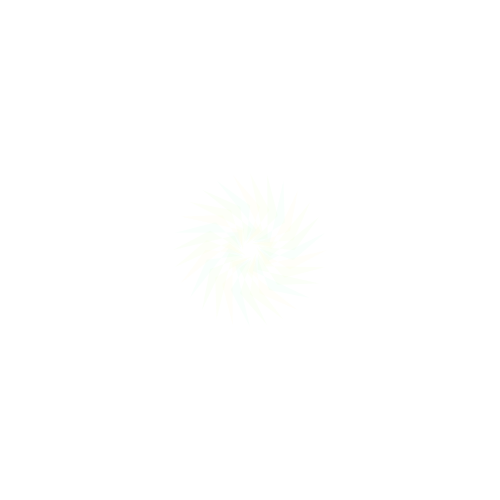
Frame 1 (no input)
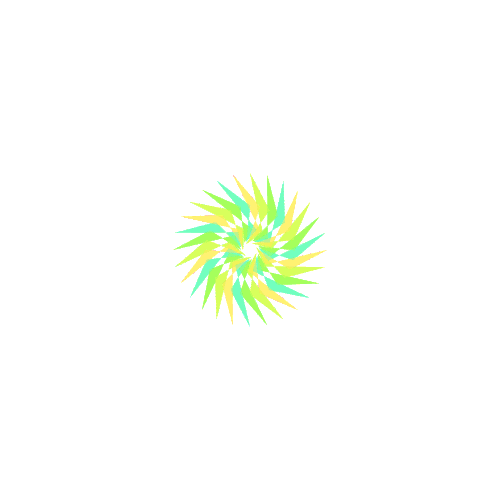
Frame 60 (the mouse pressed at the canvas centre just before this capture)
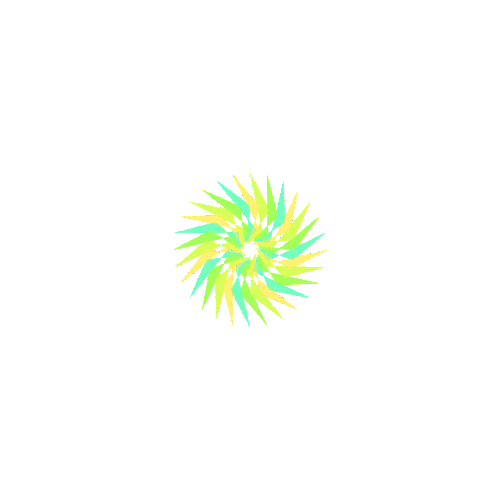
Frame 120 (the mouse held since frame 60 and released just before this capture)

The Processing sketch that drew these frames (run headless with seeded random() and noise(); from frame 60 on, the mouse is pressed at the canvas centre):

// Processing sketch: processing_84104
// ── processing_84104.pde

void setup()
{

  size(500,500);
background(255);
smooth();
noStroke();

 
}

void draw()
{

// translate permet de déplacer une forme sur l'axe des x et celui des y.



translate(250,250);
rotate(PI/14);

fill(255,234,111,10);
 quad(60, 48, 3, 21, 7, 6, 19, 40);
  rotate(PI/14);
  
  fill(194,245,67,10);
 quad(60, 48, 6, 21, 7, 0, 19, 40);
  rotate(PI/14);   

fill(152,255,80,10);
 quad(60, 48, 3, 21, 7, 6, 19, 40);
  rotate(PI/14);
  
  fill(111,255,174,10);
 quad(60, 48, 3, 21, 7, 6, 19, 40);
  rotate(PI/14);
  
  fill(255,234,111,10);
 quad(60, 48, 3, 21, 7, 6, 19, 40);
  rotate(PI/14);
  
  fill(194,245,67,10);
 quad(60, 48, 6, 21, 7, 0, 19, 40);
  rotate(PI/14);   

fill(152,255,80,10);
 quad(60, 48, 3, 21, 7, 6, 19, 40);
  rotate(PI/14);
  
  fill(111,255,174,10);
 quad(60, 48, 3, 21, 7, 6, 19, 40);
  rotate(PI/14);fill(255,234,111,10);
 quad(60, 48, 3, 21, 7, 6, 19, 40);
  rotate(PI/14);
  
  fill(194,245,67,10);
 quad(60, 48, 6, 21, 7, 0, 19, 40);
  rotate(PI/14);   

fill(152,255,80,10);
 quad(60, 48, 3, 21, 7, 6, 19, 40);
  rotate(PI/14);
  
  fill(111,255,174,10);
 quad(60, 48, 3, 21, 7, 6, 19, 40);
  rotate(PI/14);fill(255,234,111,10);
 quad(60, 48, 3, 21, 7, 6, 19, 40);
  rotate(PI/14);
  
  fill(194,245,67,10);
 quad(60, 48, 6, 21, 7, 0, 19, 40);
  rotate(PI/14);   

fill(152,255,80,10);
 quad(60, 48, 3, 21, 7, 6, 19, 40);
  rotate(PI/14);
  
  fill(111,255,174,10);
 quad(60, 48, 3, 21, 7, 6, 19, 40);
  rotate(PI/14);fill(255,234,111,10);
 quad(60, 48, 3, 21, 7, 6, 19, 40);
  rotate(PI/14);
  
  fill(194,245,67,10);
 quad(60, 48, 6, 21, 7, 0, 19, 40);
  rotate(PI/14);   

fill(152,255,80,10);
 quad(60, 48, 3, 21, 7, 6, 19, 40);
  rotate(PI/14);
  
  fill(111,255,174,10);
 quad(60, 48, 3, 21, 7, 6, 19, 40);
  rotate(PI/14);fill(255,234,111,10);
 quad(60, 48, 3, 21, 7, 6, 19, 40);
  rotate(PI/14);
  
  fill(194,245,67,10);
 quad(60, 48, 6, 21, 7, 0, 19, 40);
  rotate(PI/14);   

fill(152,255,80,10);
 quad(60, 48, 3, 21, 7, 6, 19, 40);
  rotate(PI/14);
  
  fill(111,255,174,10);
 quad(60, 48, 3, 21, 7, 6, 19, 40);
  rotate(PI/14);fill(255,234,111,10);
 quad(60, 48, 3, 21, 7, 6, 19, 40);
  rotate(PI/14);
  
  fill(194,245,67,10);
 quad(60, 48, 6, 21, 7, 0, 19, 40);
  rotate(PI/14);   

fill(152,255,80,10);
 quad(60, 48, 3, 21, 7, 6, 19, 40);
  rotate(PI/14);
  
  fill(111,255,174,10);
 quad(60, 48, 3, 21, 7, 6, 19, 40);
  rotate(PI/14);
  
}
